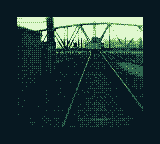

Below is a game level as drawn by its tile map, then a one-line description and the .tmx file that defines it, in full:
An orthogonal 10x9 tile map with 16x16 px tiles, 1 tile layer (Tile Layer 1).

<map version="1.4" tiledversion="1.4.3" orientation="orthogonal" renderorder="right-down" width="10" height="9" tilewidth="16" tileheight="16" infinite="0" nextlayerid="2" nextobjectid="1">
 <tileset firstgid="1" source="../Master Tileset.tsx" />
 <layer id="1" name="Tile Layer 1" width="10" height="9">
  <data encoding="csv">
307,307,307,307,307,307,307,307,307,307,
307,541,542,543,544,545,546,547,548,307,
307,551,552,553,554,555,556,557,558,307,
307,561,562,563,564,565,566,567,568,307,
307,571,572,573,574,575,576,577,578,307,
307,581,582,583,584,585,586,587,588,307,
307,591,592,593,594,595,596,597,598,307,
307,601,602,603,604,605,606,607,608,307,
307,307,307,307,307,307,307,307,307,307
</data>
 </layer>
</map>
